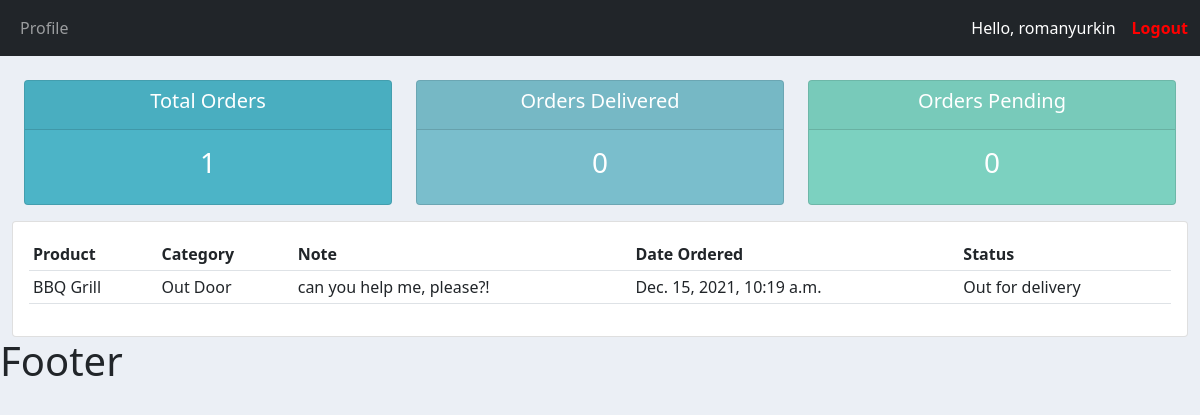
The page /user/ (signed in) on the database its author committed.
### accounts/models.py (models this page shows, shortened)
class Order(models.Model):
    STATUS = (
        ('Pending', 'Pending'),
        ('Out for delivery', 'Out for delivery'),
        ('Delivered', 'Delivered'),
    )
    customer = models.ForeignKey(Customer, null=True, on_delete=models.SET_NULL)
    product = models.ForeignKey(Product, null=True, on_delete=models.SET_NULL)
    date_created = models.DateTimeField(auto_now_add=True, null=True)
    status = models.CharField(max_length=200, null=True, choices=STATUS)
    note = models.CharField(max_length=1000, null=True)
    def __str__(self):
        return self.product.name

class Product(models.Model):
    STATUS = (
        ('Indoor', 'Indoor'),
        ('Out Door', 'Out Door'),
    )
    name = models.CharField(max_length=200, null=True)
    price = models.FloatField(null=True)
    category = models.CharField(max_length=200, null=True, choices=STATUS)
    description = models.CharField(max_length=200, null=True, blank=True)
    date_created = models.DateTimeField(auto_now_add=True, null=True)
    tag = models.ManyToManyField(Tag)

### accounts/views.py (the view)
# urls.py: path('user/', views.userPage, name="user-page"),
@login_required(login_url='login')
def userPage(request):
    orders = request.user.customer.order_set.all()
    print('Orders:', orders)
    total_orders = orders.count()
    delivered = orders.filter(status='Delivered').count()
    pending = orders.filter(status='Pending').count()
    context = {'orders': orders, 'total_orders': total_orders, 'delivered_count': delivered, 'pending_count': pending}
    return render(request, 'accounts/user.html', context)

### accounts/templates/accounts/user.html
{% extends 'accounts/main.html' %}
{% block content %}
<div class="container-fluid">
    {% include 'accounts/status.html' %}
</div>
<div class="row">
        <div class="col-md">
            <div class="card card-body">
                <table class="table table-sm">
                    <tr>
                        <th>Product</th>
                        <th>Category</th>
                        <th>Note</th>
                        <th>Date Ordered</th>
                        <th>Status</th>
                    </tr>
                    {% for i in orders %}
                    <tr>
                        <td>{{i.product.name}}</td>
                        <td>{{i.product.category}}</td>
                        <td>{{i.note}}</td>
                        <td>{{i.date_created}}</td>
                        <td>{{i.status}}</td>
                    </tr>
                    {% endfor %}
                </table>
            </div>
        </div>
    </div>
{% endblock content %}

### accounts/templates/accounts/navbar.html (shortened to what this page needs)
{% load static %}
<nav class="navbar navbar-expand-lg navbar-dark bg-dark">
  <div class="container-fluid">
    <div class="collapse navbar-collapse ml-1" id="navbarNav">
      <ul class="navbar-nav">
        <li class="nav-item">
          <a class="nav-link" aria-current="page" href="{% url 'user-page' %}">Profile</a>
        </li>
      </ul>
    </div>
    <span style="color: white; font-size: 16px; margin-right: 16px;">Hello, {{ request.user.username }}</span>
    <span><a href="{% url 'logout' %}" style="font-size: 16px;text-decoration: none;color: red;font-weight: 600;">Logout</a></span>
  </div>
</nav>

### static/css/main.css (style rules this page uses)
body { background-color: #ebeff5; }

### rows shown on the page
Order: product.name "BBQ Grill", product.category "Out Door", note "can you help me, please?!", date_created "Dec. 15, 2021, 10:19 a.m.", status "Out for delivery"

### other values the page prints
{{ request.user.username }} "romanyurkin"
{{ total_orders }} "1"
{{ delivered_count }} "0"
{{ pending_count }} "0"
